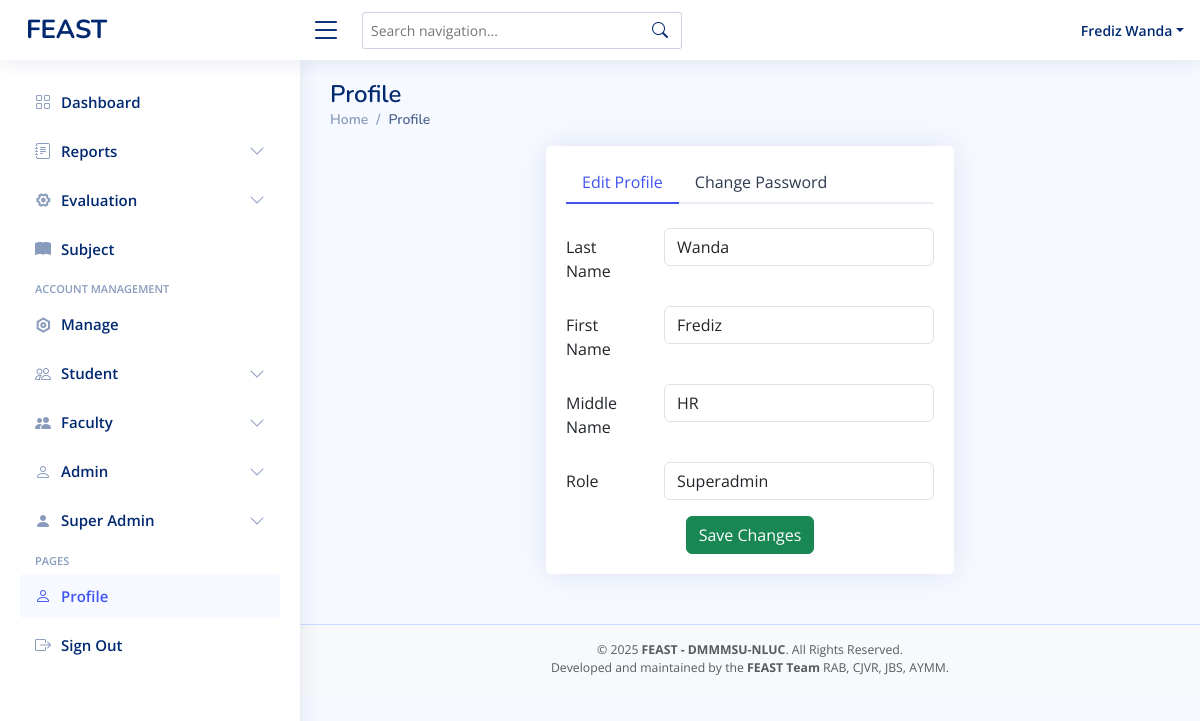
Page /superadmin-user-profile.php (signed in) on the earlier database version.
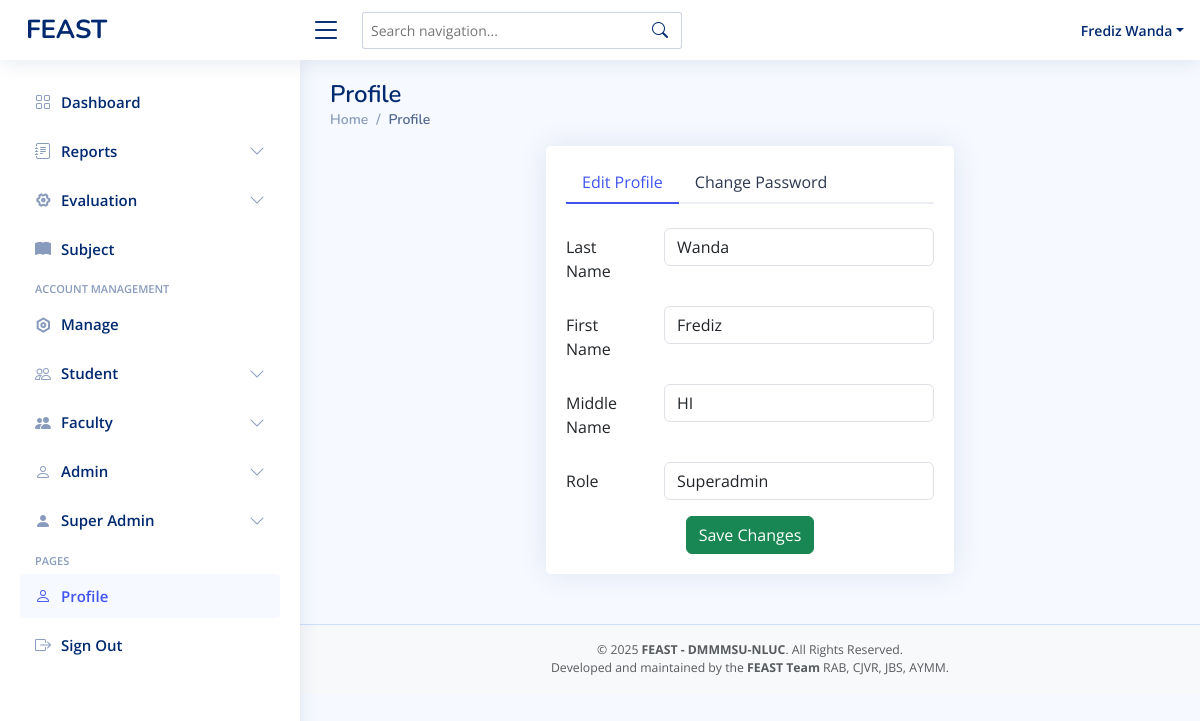
Same page on the later database version.
### tables this page shows
CREATE TABLE `superadmin` (
  `idnumber` varchar(111) NOT NULL,
  `first_name` varchar(255) NOT NULL,
  `mid_name` varchar(255) NOT NULL,
  `last_name` varchar(255) NOT NULL,
  `password` varchar(255) NOT NULL,
  `role` varchar(255) NOT NULL DEFAULT 'superadmin',
  `department` varchar(255) DEFAULT NULL,
  `faculty_rank` varchar(255) DEFAULT NULL,
  `position` varchar(255) NOT NULL,
  `status` varchar(11) DEFAULT 'active',
  `faculty` enum('Yes','No') DEFAULT 'No'
);

### superadmin-user-profile.php (the view, shortened to what this page needs)
<?php
include 'conn/conn.php';
$idnumber = $_SESSION['idnumber'];
$stmt = $conn->prepare("SELECT first_name, mid_name, last_name, role FROM superadmin WHERE idnumber = ?");
$stmt->bind_param("s", $idnumber);
$stmt->execute();
$result = $stmt->get_result();
$data = $result->fetch_assoc();
?>
<!DOCTYPE html>
<html lang="en">
<head>
  <?php include 'head.php' ?>
</head>
<body>
  <?php include 'superadmin-header.php' ?>
  <?php include 'superadmin-sidebar.php' ?>
  <main id="main" class="main">
    <div class="pagetitle">
      <h1>Profile</h1>
      <nav>
        <ol class="breadcrumb">
          <li class="breadcrumb-item"><a href="admin-dashboard.php">Home</a></li>
          <li class="breadcrumb-item active">Profile</li>
        </ol>
      </nav>
    </div>
    <section class="section profile">
      <div class="row justify-content-center">
        <div class="col-xl-6">
          <div class="card">
            <div class="card-body pt-3">
              <ul class="nav nav-tabs nav-tabs-bordered">
                <li class="nav-item"><button class="nav-link active" data-bs-toggle="tab" data-bs-target="#profile-edit">Edit Profile</button></li>
                <li class="nav-item"><button class="nav-link" data-bs-toggle="tab" data-bs-target="#profile-change-password">Change Password</button></li>
              </ul>
              <div class="tab-content pt-2">
                <div class="tab-pane fade show active pt-3" id="profile-edit">
                  <form method="POST">
                    <div class="row mb-3">
                      <label class="col-md-4 col-lg-3 col-form-label">Last Name</label>
                      <div class="col-md-8 col-lg-9"><input name="last_name" type="text" class="form-control text-capitalize" value="<?= htmlspecialchars($data['last_name']) ?>"></div>
                    </div>
                    <div class="row mb-3">
                      <label class="col-md-4 col-lg-3 col-form-label">First Name</label>
                      <div class="col-md-8 col-lg-9"><input name="first_name" type="text" class="form-control text-capitalize" value="<?= htmlspecialchars($data['first_name']) ?>"></div>
                    </div>
                    <div class="row mb-3">
                      <label class="col-md-4 col-lg-3 col-form-label">Middle Name</label>
                      <div class="col-md-8 col-lg-9"><input name="mid_name" type="text" class="form-control text-capitalize" value="<?= htmlspecialchars($data['mid_name']) ?>"></div>
                    </div>
                    <div class="row mb-3">
                      <label class="col-md-4 col-lg-3 col-form-label">Role</label>
                      <div class="col-md-8 col-lg-9"><input type="text" class="form-control text-capitalize" readonly value="<?= htmlspecialchars($data['role']) ?>"></div>
                    </div>
                    <div class="text-center">
                      <button type="submit" name="update_profile" class="btn btn-success">Save Changes</button>
                    </div>
                  </form>
                </div>
              </div>
            </div>
          </div>
        </div>
      </div>
    </section>
  </main>
  <?php include 'footer.php' ?>
</body>
</html>

Differences in the rows shown:
changed superadmin "Wanda": mid_name "HR" → "HI"
